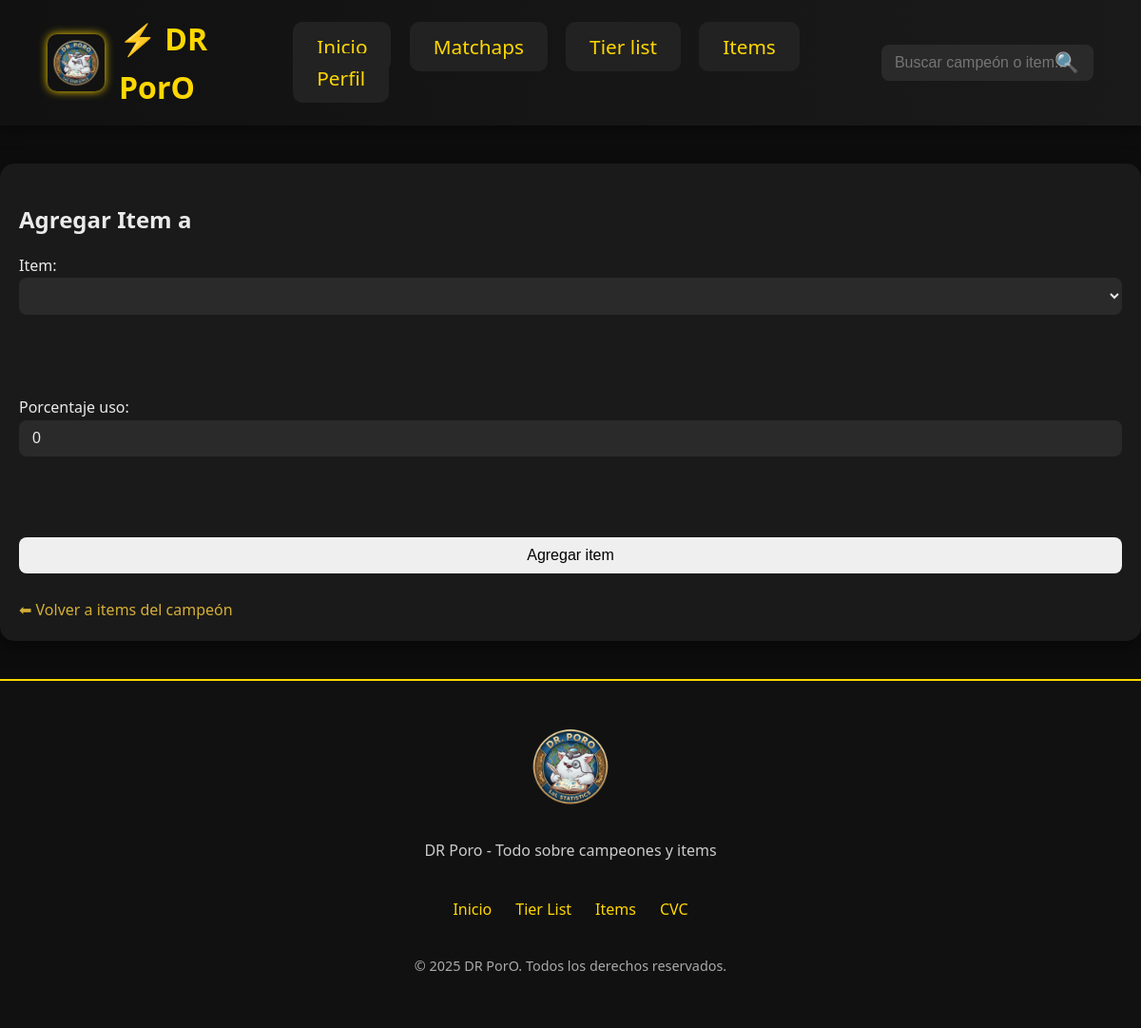
The page /champion-items/1/add on the database as committed earlier.
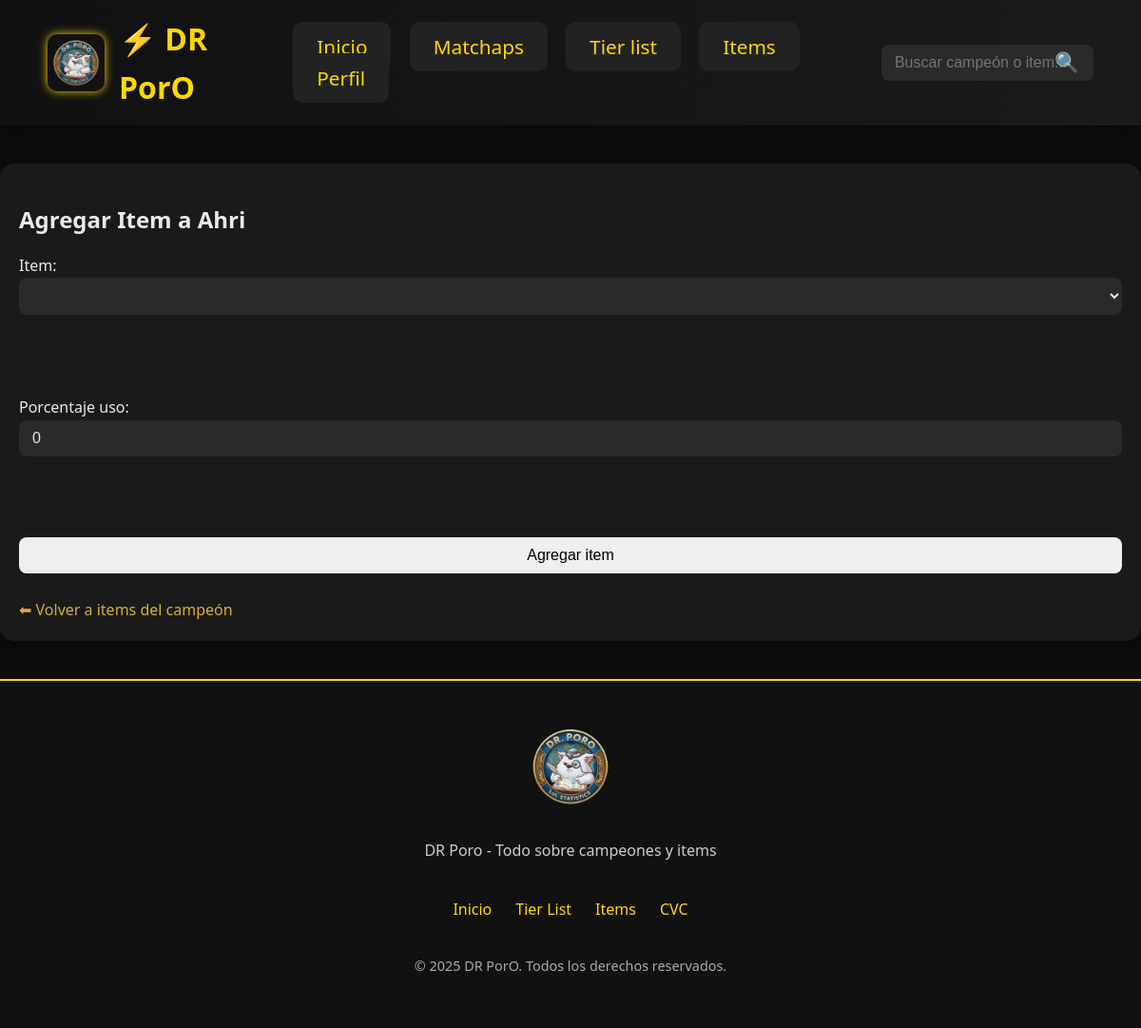
The same page on the database as committed later.
### models.py (models this page shows)
class Champion(Base):
    __tablename__ = "champions"
    id = Column(Integer, primary_key=True, index=True)
    nombre = Column(String, unique=True, index=True, nullable=False)
    rol = Column(String, nullable=False)
    tasa_victoria = Column(Float, default=50.0)
    tasa_seleccion = Column(Float, default=0.0)
    tasa_baneo = Column(Float, default=0.0)
    activo = Column(Boolean, default=True)
    usuarios_favoritos = relationship(
        "UserProfile",
        secondary=userprofile_favorite_champions,
        back_populates="campeones_favoritos"
    )
    profile = relationship(
        "Profile",
        back_populates="champion",
        uselist=False,
        cascade="all, delete-orphan"
    )
    enfrentamientos = relationship(
        "ChampionVsChampion",
        back_populates="champion",
        cascade="all, delete-orphan",
        foreign_keys="ChampionVsChampion.champion_id"
    )
    items = relationship(
        "Item",
        secondary="champion_items",
        back_populates="champions"
    )
    champion_items = relationship(
        "ChampionItem",
        backref="champion",
        cascade="all, delete-orphan"
    )

### routers/champion_items.py (the view)
@router.get("/{champion_id}/add", response_class=HTMLResponse)
def add_item_form(request: Request, champion_id: int, db: Session = Depends(get_db)):
    champion = crud.get_champion(db, champion_id)
    items = crud.list_items(db)
    return templates.TemplateResponse("champ_items/champion_items_add.html", {
        "request": request,
        "champion": champion,
        "items": items
    })

### templates/champ_items/champion_items_add.html (shortened to what this page needs)
{% extends "base.html" %}
{% block content %}
<h2>Agregar Item a {{ champion.nombre }}</h2>
<form action="/champion-items/{{ champion.id }}/add" method="post">
    <label>Item:
        <select name="item_id" required>
        </select>
    </label>
    <br/><br/>
    <label>Porcentaje uso:
        <input type="number" name="porcentaje_uso" step="0.1" value="0">
    </label>
    <br/><br/>
    <button type="submit">Agregar item</button>
</form>
<br/>
<a href="/champion-items/{{ champion.id }}">⬅ Volver a items del campeón</a>
{% endblock %}

Rows that differ between the two databases and show on the page:
added Champion: nombre "Ahri"
